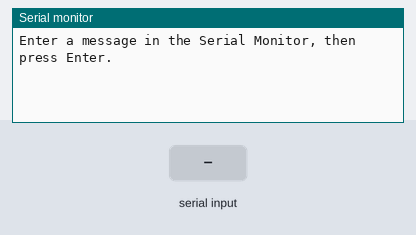
A sketch run on a simulated Arduino Uno, built with avr-gcc and run on an emulated ATmega328P. Shown: the last lines printed to the serial monitor. The test bench sets the inputs (shaded band).

Above: at 1.2 s.
1.3 s: "1\n" received over Serial
At 2.0 s:
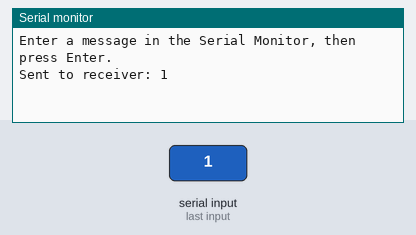
2.8 s: "0\n" received over Serial
At 4.0 s:
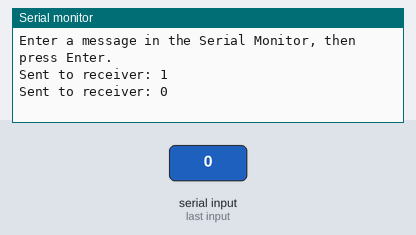
4.3 s: "2\n" received over Serial
At 5.4 s:
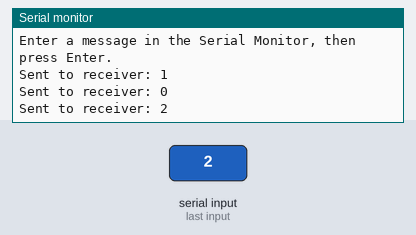

Measured:
- after the input at 1.3 s, the serial monitor: prints a new line at once (image 1)
- after the input at 2.8 s, the serial monitor: prints a new line at once (image 2)
- after the input at 4.3 s, the serial monitor: prints a new line at once (image 3)

The sketch:

Transmitter.ino
```cpp
#include <Wire.h>
#include <SoftwareSerial.h>

SoftwareSerial mySerial(7,6);

String message = "";

void setup() {
Serial.begin(9600);

mySerial.begin(9600);

Serial.println("Enter a message in the Serial Monitor, then press Enter.");
}

void loop() {
if (Serial.available() > 0) {
message = Serial.readStringUntil('\n');

mySerial.print(message);

Serial.println("Sent to receiver: " + message);

delay(100);
}
}
```
